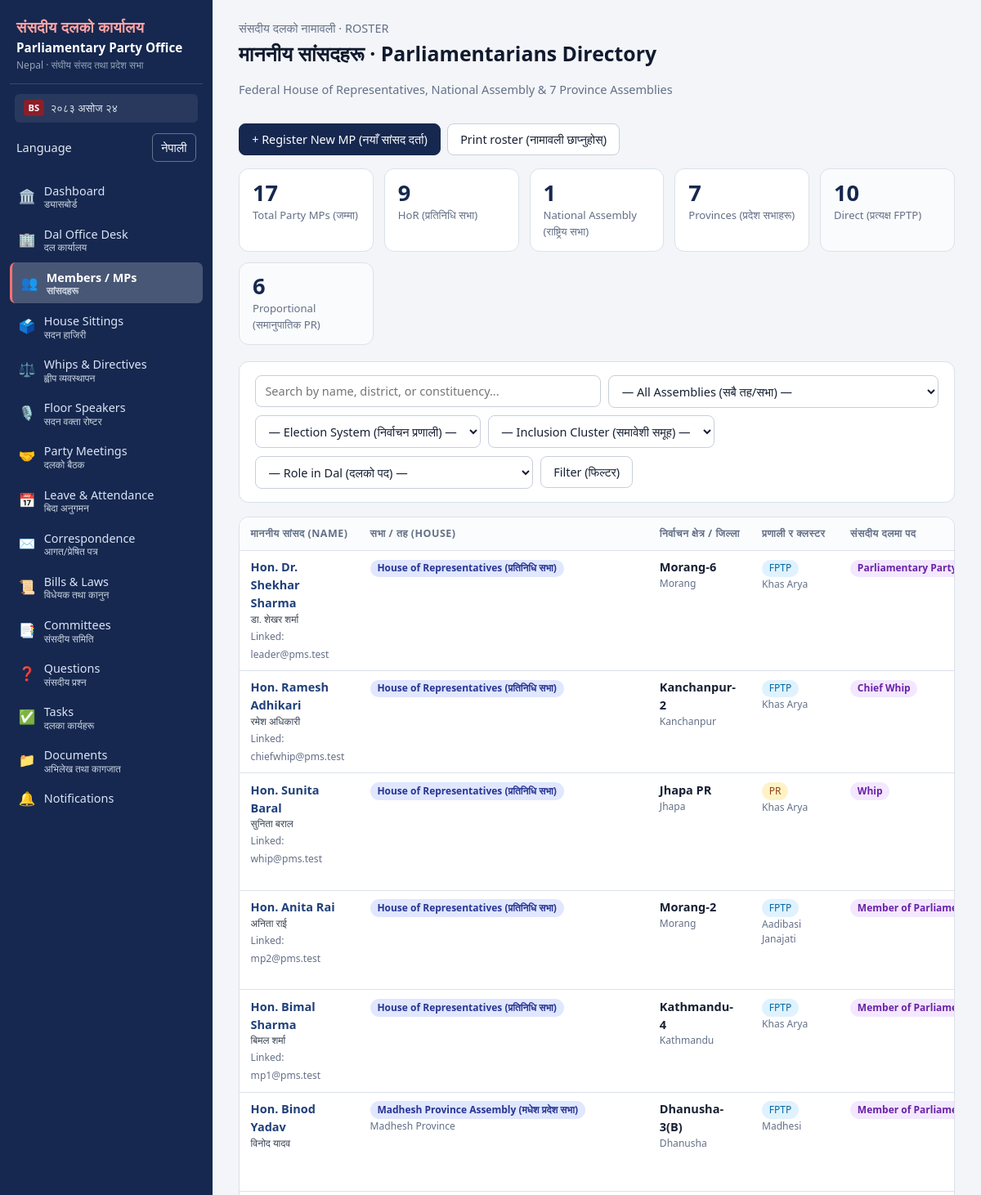
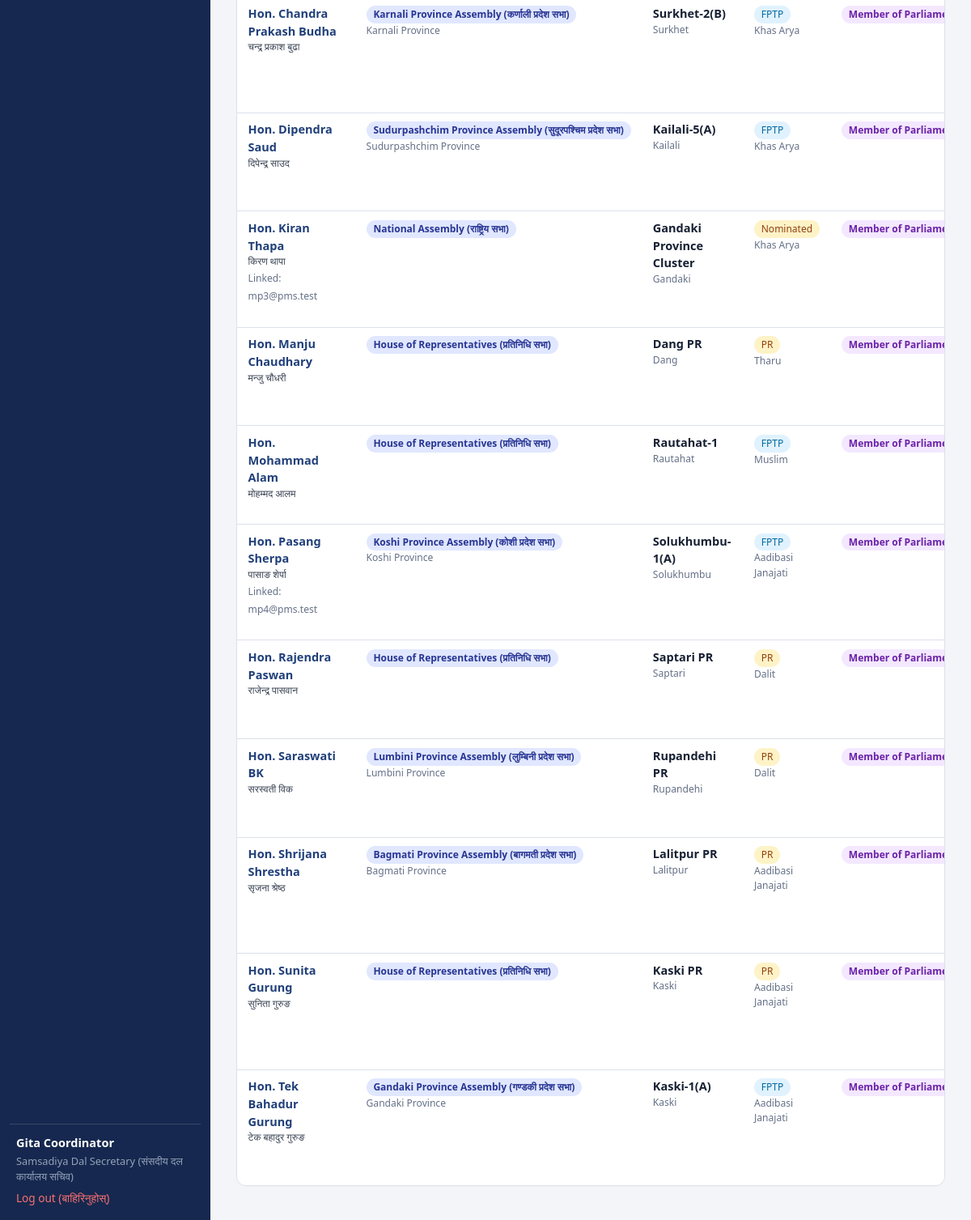
Page /members (signed in) on the committed database (2 pictures, top to bottom).
### tables this page shows
CREATE TABLE users(
  id INTEGER PRIMARY KEY, name TEXT NOT NULL, email TEXT NOT NULL UNIQUE,
  password_hash TEXT NOT NULL, role TEXT NOT NULL,
  language TEXT NOT NULL DEFAULT 'en',
  status TEXT NOT NULL DEFAULT 'active', created_at TEXT NOT NULL);

CREATE TABLE parliamentarians(
  id INTEGER PRIMARY KEY, name TEXT NOT NULL, name_ne TEXT, house TEXT, province TEXT,
  election_type TEXT, pr_cluster TEXT, dal_role TEXT, district TEXT, constituency TEXT,
  committee TEXT, contact TEXT, pa_name TEXT, pa_contact TEXT, capital_address TEXT,
  blood_group TEXT, bio TEXT, photo_url TEXT, status TEXT NOT NULL DEFAULT 'active',
  user_id INTEGER REFERENCES users(id));

### app.py (the view)
@app.route("/members")
@login_required
def members_list():
    house = request.args.get("house", "").strip()
    province = request.args.get("province", "").strip()
    election_type = request.args.get("election_type", "").strip()
    pr_cluster = request.args.get("pr_cluster", "").strip()
    dal_role = request.args.get("dal_role", "").strip()
    query = request.args.get("q", "").strip()
    sql = "SELECT p.*, u.email user_email FROM parliamentarians p LEFT JOIN users u ON u.id=p.user_id WHERE p.status='active'"
    args = []
    if house:
        sql += " AND p.house=?"
        args.append(house)
    if province:
        sql += " AND p.province=?"
        args.append(province)
    if election_type:
        sql += " AND p.election_type=?"
        args.append(election_type)
    if pr_cluster:
        sql += " AND p.pr_cluster=?"
        args.append(pr_cluster)
    if dal_role:
        sql += " AND p.dal_role=?"
        args.append(dal_role)
    if query:
        sql += " AND (p.name LIKE ? OR p.name_ne LIKE ? OR p.constituency LIKE ? OR p.district LIKE ?)"
        term = f"%{query}%"
        args.extend([term, term, term, term])
    sql += " ORDER BY CASE p.dal_role WHEN 'Parliamentary Party Leader' THEN 1 WHEN 'Deputy Leader' THEN 2 WHEN 'Chief Whip' THEN 3 WHEN 'Whip' THEN 4 ELSE 5 END, p.name"
    mps = q(sql, tuple(args))
    stat = lambda s, a=(): q(s, a, one=True)["c"]
    stats = dict(
        total=stat("SELECT COUNT(*) c FROM parliamentarians WHERE status='active'"),
        hor=stat("SELECT COUNT(*) c FROM parliamentarians WHERE status='active' AND house='House of Representatives'"),
        na=stat("SELECT COUNT(*) c FROM parliamentarians WHERE status='active' AND house='National Assembly'"),
        province=stat("SELECT COUNT(*) c FROM parliamentarians WHERE status='active' AND house NOT IN ('House of Representatives','National Assembly')"),
        fptp=stat("SELECT COUNT(*) c FROM parliamentarians WHERE status='active' AND election_type='FPTP'"),
        pr=stat("SELECT COUNT(*) c FROM parliamentarians WHERE status='active' AND election_type='PR'"),
    )
    return render_template(
        "members.html", mps=mps, stats=stats,
        sel_house=house, sel_province=province, sel_election=election_type,
        sel_cluster=pr_cluster, sel_role=dal_role, query=query
    )

### app.py (called while the page is built)
def today():
    return dt.date.today().isoformat()

def nepali_digits(val):
    if val is None:
        return ""
    return str(val).translate(NEP_DIGITS)

def db():
    if "db" not in g:
        g.db = sqlite3.connect(DB_PATH)
        g.db.row_factory = sqlite3.Row
        g.db.execute("PRAGMA foreign_keys=ON")
    return g.db

def q(sql, args=(), one=False):
    cur = db().execute(sql, args)
    return cur.fetchone() if one else cur.fetchall()

@app.before_request
def load_user():
    g.user = None
    uid = session.get("uid")
    if uid:
        u = q("SELECT * FROM users WHERE id=? AND status='active'", (uid,), one=True)
        if u:
            g.user = u
            session["language"] = u["language"] if "language" in u.keys() else "en"
        else:
            session.clear()
    if request.method == "POST":
        token = request.form.get("_csrf") or request.headers.get("X-CSRF-Token")
        if not token or token != session.get("csrf"):
            abort(400, "Invalid or missing CSRF token. Reload the page and try again.")

def csrf():
    if "csrf" not in session:
        session["csrf"] = secrets.token_hex(16)
    return session["csrf"]

def can(perm):
    return bool(g.user) and g.user["role"] in PERMS.get(perm, set())

def login_required(fn):
    @wraps(fn)
    def wrapper(*a, **kw):
        if not g.user:
            return redirect(url_for("login", next=request.full_path.rstrip("?")))
        return fn(*a, **kw)
    return wrapper

@app.template_filter("slug")
def slug(s):
    return (s or "").lower().replace(" ", "-").replace("/", "-").replace("&", "and")

### templates/members.html (shortened to what this page needs)
{% extends 'base.html' %}
{% block content %}
<div class="page-head">
  <div>
    <span class="muted">संसदीय दलको नामावली · ROSTER</span>
    <h1>माननीय सांसदहरू · Parliamentarians Directory</h1>
    <p class="muted">Federal House of Representatives, National Assembly & 7 Province Assemblies</p>
  </div>
  <div class="row">
    {% if can('member.manage') %}
    <a class="btn primary" href="{{ url_for('member_new') }}">+ Register New MP (नयाँ सांसद दर्ता)</a>
    {% endif %}
    <a class="btn" href="{{ url_for('members_print') }}" target="_blank">Print roster (नामावली छाप्नुहोस्)</a>
  </div>
</div>
<div class="stats stats-nepal">
  <div class="stat"><b>{{ stats.total }}</b><span>Total Party MPs (जम्मा)</span></div>
  <div class="stat"><b>{{ stats.hor }}</b><span>HoR (प्रतिनिधि सभा)</span></div>
  <div class="stat"><b>{{ stats.na }}</b><span>National Assembly (राष्ट्रिय सभा)</span></div>
  <div class="stat"><b>{{ stats.province }}</b><span>Provinces (प्रदेश सभाहरू)</span></div>
  <div class="stat stat-sub"><b>{{ stats.fptp }}</b><span>Direct (प्रत्यक्ष FPTP)</span></div>
  <div class="stat stat-sub"><b>{{ stats.pr }}</b><span>Proportional (समानुपातिक PR)</span></div>
</div>
<div class="card">
  <form method="get" action="{{ url_for('members_list') }}" class="filters">
    <input type="search" name="q" value="{{ query }}" placeholder="Search by name, district, or constituency...">
    <select name="house">
      <option value="">— All Assemblies (सबै तह/सभा) —</option>
    </select>
    <select name="election_type">
      <option value="">— Election System (निर्वाचन प्रणाली) —</option>
    </select>
    <select name="pr_cluster">
      <option value="">— Inclusion Cluster (समावेशी समूह) —</option>
    </select>
    <select name="dal_role">
      <option value="">— Role in Dal (दलको पद) —</option>
    </select>
    <button class="btn">Filter (फिल्टर)</button>
  </form>
</div>
<div class="card tablewrap">
  {% if mps %}
  <table class="tbl">
    <thead>
      <tr>
        <th>माननीय सांसद (Name)</th>
        <th>सभा / तह (House)</th>
        <th>निर्वाचन क्षेत्र / जिल्ला</th>
        <th>प्रणाली र क्लस्टर</th>
        <th>संसदीय दलमा पद</th>
      </tr>
    </thead>
    <tbody>
      {% for m in mps %}
      <tr>
        <td>
          <a href="{{ url_for('member_view', pid=m.id) }}"><strong>{{ m.name }}</strong></a>
          {% if m.name_ne %}
          <small class="d-block text-nepali">{{ m.name_ne }}</small>
          {% endif %}
          {% if m.user_email %}
          <small class="muted">Linked: {{ m.user_email }}</small>
          {% endif %}
        </td>
        <td>
          <span class="badge badge-house">{{ HOUSE_LABELS.get(m.house, m.house) }}</span>
          {% if m.province and m.province != 'Federal' %}
          <small class="d-block muted">{{ m.province }} Province</small>
          {% endif %}
        </td>
        <td>
          <strong>{{ m.constituency or '—' }}</strong>
          {% if m.district %}
          <small class="d-block muted">{{ m.district }}</small>
          {% endif %}
        </td>
        <td>
          <span class="badge {{ 'badge-fptp' if m.election_type=='FPTP' else 'badge-pr' }}">
            {{ m.election_type or 'FPTP' }}
          </span>
          {% if m.pr_cluster and m.pr_cluster != 'None / Direct' %}
          <small class="d-block muted">{{ m.pr_cluster }}</small>
          {% endif %}
        </td>
        <td>
          <span class="badge badge-role role-{{ m.dal_role|slug }}">
            {{ m.dal_role or 'Member' }}
          </span>
        </td>
      </tr>
      {% endfor %}
    </tbody>
  </table>
  {% else %}
  <p class="pad muted">No parliamentarians found matching the current filters.</p>
  {% endif %}
</div>
{% endblock %}

### templates/base.html (shortened to what this page needs)
<!doctype html>
<html lang="{{ 'ne' if language == 'ne' else 'en' }}">
<head>
<link rel="stylesheet" href="{{ url_for('static', filename='style.css') }}">
</head>
<body>
{% if g.user %}
<aside class="sidebar">
  <div class="brand">
    <div class="brand-nep">संसदीय दलको कार्यालय</div>
    <div class="brand-main">Parliamentary Party Office</div>
    <div class="brand-sub">Nepal · संघीय संसद तथा प्रदेश सभा</div>
  </div>
  <div class="sidebar-date">
    <span class="cal-badge">BS</span> {{ bs_today.split(' (')[0] if bs_today else today }}
  </div>
  <form class="language-switch sidebar-language" method="post" action="{{ url_for('set_language', language='ne' if language != 'ne' else 'en') }}">
    <span>{{ 'Language' if language == 'en' else 'भाषा' }}</span>
    <button type="submit" lang="{{ 'en' if language == 'ne' else 'ne' }}">{{ 'नेपाली' if language == 'en' else 'English' }}</button>
  </form>
  <nav>
    <a href="{{ url_for('dashboard') }}" class="{{ 'on' if request.endpoint=='dashboard' }}">
      <span class="nav-icon">🏛️</span>
      <span class="nav-text">Dashboard <small class="nep">ड्यासबोर्ड</small></span>
    </a>
    <a href="{{ url_for('office_desk') }}" class="{{ 'on' if request.endpoint=='office_desk' }}">
      <span class="nav-icon">🏢</span>
      <span class="nav-text">Dal Office Desk <small class="nep">दल कार्यालय</small></span>
    </a>
    <a href="{{ url_for('members_list') }}" class="{{ 'on' if request.endpoint and request.endpoint.startswith('member') }}">
      <span class="nav-icon">👥</span>
      <span class="nav-text">Members / MPs <small class="nep">सांसदहरू</small></span>
    </a>
    <a href="{{ url_for('sittings_list') }}" class="{{ 'on' if request.endpoint and request.endpoint.startswith('sitting') }}">
      <span class="nav-icon">🗳️</span>
      <span class="nav-text">House Sittings <small class="nep">सदन हाजिरी</small></span>
    </a>
    <a href="{{ url_for('whips_list') }}" class="{{ 'on' if request.endpoint and request.endpoint.startswith('whip') }}">
      <span class="nav-icon">⚖️</span>
      <span class="nav-text">Whips & Directives <small class="nep">ह्वीप व्यवस्थापन</small></span>
    </a>
    <a href="{{ url_for('rosters_list') }}" class="{{ 'on' if request.endpoint and request.endpoint.startswith('roster') }}">
      <span class="nav-icon">🎙️</span>
      <span class="nav-text">Floor Speakers <small class="nep">सदन वक्ता रोष्टर</small></span>
    </a>
    <a href="{{ url_for('meetings_list') }}" class="{{ 'on' if request.endpoint and request.endpoint.startswith('meeting') }}">
      <span class="nav-icon">🤝</span>
      <span class="nav-text">Party Meetings <small class="nep">दलको बैठक</small></span>
    </a>
    <a href="{{ url_for('leaves_list') }}" class="{{ 'on' if request.endpoint and request.endpoint.startswith('leave') }}">
      <span class="nav-icon">📅</span>
      <span class="nav-text">Leave & Attendance <small class="nep">बिदा अनुगमन</small></span>
    </a>
    <a href="{{ url_for('letters_list') }}" class="{{ 'on' if request.endpoint and request.endpoint.startswith('letter') }}">
      <span class="nav-icon">✉️</span>
      <span class="nav-text">Correspondence <small class="nep">आगत/प्रेषित पत्र</small></span>
    </a>
    <a href="{{ url_for('bills_list') }}" class="{{ 'on' if request.endpoint and request.endpoint.startswith('bill') }}">
      <span class="nav-icon">📜</span>
      <span class="nav-text">Bills & Laws <small class="nep">विधेयक तथा कानुन</small></span>
    </a>
    <a href="{{ url_for('committees_list') }}" class="{{ 'on' if request.endpoint and request.endpoint.startswith('committee') }}">
      <span class="nav-icon">📑</span>
      <span class="nav-text">Committees <small class="nep">संसदीय समिति</small></span>
    </a>
    <a href="{{ url_for('questions_list') }}" class="{{ 'on' if request.endpoint and request.endpoint.startswith('question') }}">
      <span class="nav-icon">❓</span>
      <span class="nav-text">Questions <small class="nep">संसदीय प्रश्न</small></span>
    </a>
    <a href="{{ url_for('tasks_list') }}" class="{{ 'on' if request.endpoint and request.endpoint.startswith('task') }}">
      <span class="nav-icon">✅</span>
      <span class="nav-text">Tasks <small class="nep">दलका कार्यहरू</small></span>
    </a>
    <a href="{{ url_for('documents_list') }}" class="{{ 'on' if request.endpoint and request.endpoint.startswith('document') }}">
      <span class="nav-icon">📁</span>
      <span class="nav-text">Documents <small class="nep">अभिलेख तथा कागजात</small></span>
    </a>
    <a href="{{ url_for('notifications') }}" class="{{ 'on' if request.endpoint=='notifications' }}">
      <span class="nav-icon">🔔</span>
      <span class="nav-text">Notifications{% if unread %} <span class="pill">{{ unread }}</span>{% endif %}</span>
    </a>
  </nav>
  <div class="me">
    <a href="{{ url_for('account') }}"><strong>{{ g.user.name }}</strong></a>
    <small>{{ ROLES.get(g.user.role, g.user.role) }}</small>
    <form method="post" action="{{ url_for('logout') }}">
      <button class="linkbtn">Log out (बाहिरिनुहोस्)</button>
    </form>
  </div>
</aside>
{% endif %}
<main class="{{ 'main' if g.user else 'main-bare' }}">
  {% block content %}{% endblock %}
</main>
</body>
</html>

### rows in the picture
users: language "Language", language "नेपाली", user.name "Gita Coordinator", get "Samsadiya Dal Secretary (संसदीय दल कार्यालय सचिव)"
parliamentarians: name "Hon. Dr. Shekhar Sharma", name_ne "डा. शेखर शर्मा", user_email "leader@pms.test", get "House of Representatives (प्रतिनिधि सभा)", constituency "Morang-6", district "Morang", election_type "FPTP", pr_cluster "Khas Arya", dal_role "Parliamentary…"
parliamentarians: name "Hon. Ramesh Adhikari", name_ne "रमेश अधिकारी", user_email "chiefwhip@pms.test", get "House of Representatives (प्रतिनिधि सभा)", constituency "Kanchanpur-2", district "Kanchanpur", election_type "FPTP", pr_cluster "Khas Arya", dal_role "Chief Whip"
parliamentarians: name "Hon. Sunita Baral", name_ne "सुनिता बराल", user_email "whip@pms.test", get "House of Representatives (प्रतिनिधि सभा)", constituency "Jhapa PR", district "Jhapa", election_type "PR", pr_cluster "Khas Arya", dal_role "Whip"
parliamentarians: name "Hon. Anita Rai", name_ne "अनिता राई", user_email "mp2@pms.test", get "House of Representatives (प्रतिनिधि सभा)", constituency "Morang-2", district "Morang", election_type "FPTP", pr_cluster "Aadibasi Janajati", dal_role "Member of…"
parliamentarians: name "Hon. Bimal Sharma", name_ne "बिमल शर्मा", user_email "mp1@pms.test", get "House of Representatives (प्रतिनिधि सभा)", constituency "Kathmandu-4", district "Kathmandu", election_type "FPTP", pr_cluster "Khas Arya", dal_role "Member of…"
parliamentarians: name "Hon. Binod Yadav", name_ne "विनोद यादव", get "Madhesh Province Assembly (मधेश प्रदेश सभा)", province "Madhesh", constituency "Dhanusha-3(B)", district "Dhanusha", election_type "FPTP", pr_cluster "Madhesi", dal_role "Member of…"
parliamentarians: name "Hon. Chandra Prakash Budha", name_ne "चन्द्र प्रकाश बुढा", get "Karnali Province Assembly (कर्णाली प्रदेश सभा)", province "Karnali", constituency "Surkhet-2(B)", district "Surkhet", election_type "FPTP", pr_cluster "Khas Arya", dal_role "Member of…"
parliamentarians: name "Hon. Dipendra Saud", name_ne "दिपेन्द्र साउद", get "Sudurpashchim Province Assembly (सुदूरपश्चिम प्रदेश सभा)", province "Sudurpashchim", constituency "Kailali-5(A)", district "Kailali", election_type "FPTP", pr_cluster "Khas Arya", dal_role "Member of…"
parliamentarians: name "Hon. Kiran Thapa", name_ne "किरण थापा", user_email "mp3@pms.test", get "National Assembly (राष्ट्रिय सभा)", constituency "Gandaki Province Cluster", district "Gandaki", election_type "Nominated", pr_cluster "Khas Arya", dal_role "Member of…"
parliamentarians: name "Hon. Manju Chaudhary", name_ne "मन्जु चौधरी", get "House of Representatives (प्रतिनिधि सभा)", constituency "Dang PR", district "Dang", election_type "PR", pr_cluster "Tharu", dal_role "Member of…"
parliamentarians: name "Hon. Mohammad Alam", name_ne "मोहम्मद आलम", get "House of Representatives (प्रतिनिधि सभा)", constituency "Rautahat-1", district "Rautahat", election_type "FPTP", pr_cluster "Muslim", dal_role "Member of…"
parliamentarians: name "Hon. Pasang Sherpa", name_ne "पासाङ शेर्पा", user_email "mp4@pms.test", get "Koshi Province Assembly (कोशी प्रदेश सभा)", province "Koshi", constituency "Solukhumbu-1(A)", district "Solukhumbu", election_type "FPTP", pr_cluster "Aadibasi Janajati", dal_role "Member of…"
parliamentarians: name "Hon. Rajendra Paswan", name_ne "राजेन्द्र पासवान", get "House of Representatives (प्रतिनिधि सभा)", constituency "Saptari PR", district "Saptari", election_type "PR", pr_cluster "Dalit", dal_role "Member of…"
parliamentarians: name "Hon. Saraswati BK", name_ne "सरस्वती विक", get "Lumbini Province Assembly (लुम्बिनी प्रदेश सभा)", province "Lumbini", constituency "Rupandehi PR", district "Rupandehi", election_type "PR", pr_cluster "Dalit", dal_role "Member of…"
parliamentarians: name "Hon. Shrijana Shrestha", name_ne "सृजना श्रेष्ठ", get "Bagmati Province Assembly (बागमती प्रदेश सभा)", province "Bagmati", constituency "Lalitpur PR", district "Lalitpur", election_type "PR", pr_cluster "Aadibasi Janajati", dal_role "Member of…"
parliamentarians: name "Hon. Sunita Gurung", name_ne "सुनिता गुरुङ", get "House of Representatives (प्रतिनिधि सभा)", constituency "Kaski PR", district "Kaski", election_type "PR", pr_cluster "Aadibasi Janajati", dal_role "Member of…"
parliamentarians: name "Hon. Tek Bahadur Gurung", name_ne "टेक बहादुर गुरुङ", get "Gandaki Province Assembly (गण्डकी प्रदेश सभा)", province "Gandaki", constituency "Kaski-1(A)", district "Kaski", election_type "FPTP", pr_cluster "Aadibasi Janajati", dal_role "Member of…"

### other values in the picture
{{ stats.total }} "17"
{{ stats.hor }} "9"
{{ stats.na }} "1"
{{ stats.province }} "7"
{{ stats.fptp }} "10"
{{ stats.pr }} "6"
